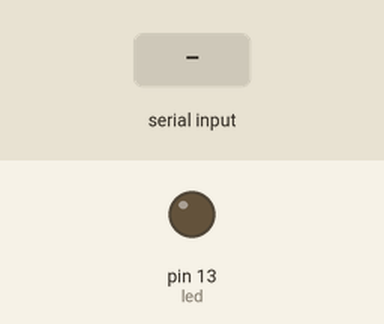
Recording of a sketch running on a simulated Arduino Uno, built with avr-gcc and run on an emulated ATmega328P. On the bench: output pins drawn as LEDs (lit = HIGH). The test bench sets the inputs (shaded band).

Above: at 1.2 s.
1.3 s: "90 45\n" received over Serial
At 1.7 s:
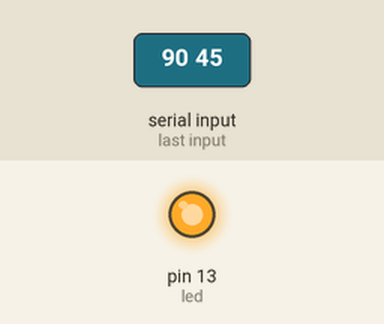
Timing chart, 0 to 10.3 s (numbered marks = the images above; inputs shaded):
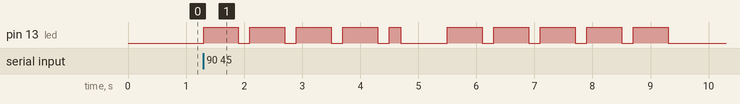

The sketch:

day3.ino
```cpp
int led = 13;

char* letters[] = {
  ".-", "-...", "-.-.", "-..", ".", "..-.", "--.", "....", "..",
  ".---", "-.-", ".-..", "--", "-.", "---", ".--.", "--.-", ".-.",
  "...", "-", "..-", "...-", ".--", "-..-", "-.--", "--.."
};

char* numbers[] = {
  "-----", ".----", "..---", "...--", "....-", ".....",
  "-....", "--...", "---..", "----."
};

int dotDelay = 200;

void setup() {
  pinMode(led, OUTPUT);
  Serial.begin(9600);
}

void loop() {
  char ch;
  if (Serial.available()) {
    ch = Serial.read();
    if (ch >= 'a' && ch <= 'z') {
      flashSequence(letters[ch - 'a']);
    }
    else if(ch >= 'A' && ch <= 'Z') {
      flashSequence(letters[ch - 'A']);
    }
    else if(ch >= '0' && ch <= '9') {
      flashSequence(numbers[ch - '0']);
    }
    else if(ch == ' ') {
      delay(dotDelay * 4);
    }
  }
}

void flashSequence(char* sequence) {
  int i = 0;
  while(sequence[i] != NULL) {
    flashDotOrDash(sequence[i]);
    i++;
  }
  delay(dotDelay * 3);
}

void flashDotOrDash(char dotOrDash) {
  digitalWrite(led, HIGH);
  if(dotOrDash == '.')
    delay(dotDelay);
  else
    delay(dotDelay * 3);
  digitalWrite(led, LOW);
  delay(dotDelay);
}
```

Measured:
- after the input at 1.3 s, pin 13 (led): goes 4 × (HIGH 0.60 s, LOW 0.20 s), HIGH 0.20 s, LOW 0.80 s, 4 × (HIGH 0.60 s, LOW 0.20 s), HIGH 0.60 s, then LOW, starting at once
